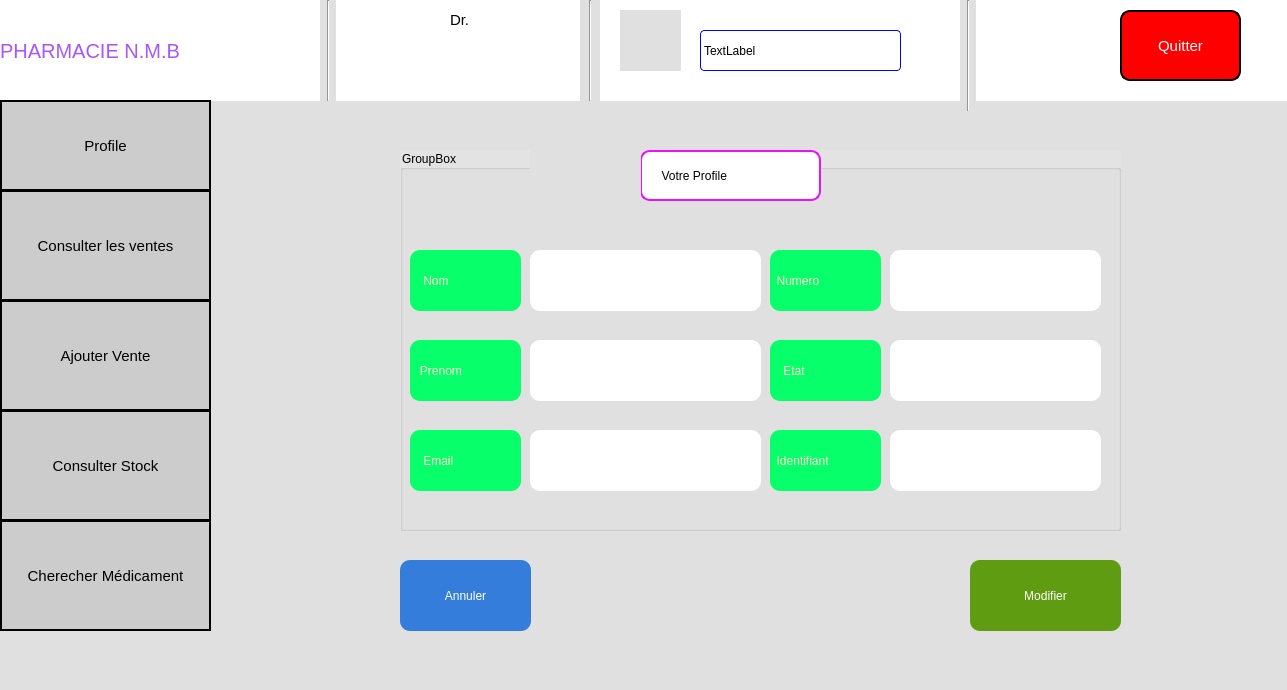
<?xml version="1.0" encoding="UTF-8"?>
<ui version="4.0">
 <class>profil</class>
 <widget class="QDialog" name="profil">
  <property name="geometry">
   <rect>
    <x>0</x>
    <y>0</y>
    <width>1287</width>
    <height>690</height>
   </rect>
  </property>
  <property name="windowTitle">
   <string>Dialog</string>
  </property>
  <property name="styleSheet">
   <string notr="true">
background-color: rgb(224, 224, 224);</string>
  </property>
  <widget class="Line" name="line_4">
   <property name="geometry">
    <rect>
     <x>580</x>
     <y>0</y>
     <width>20</width>
     <height>101</height>
    </rect>
   </property>
   <property name="orientation">
    <enum>Qt::Vertical</enum>
   </property>
  </widget>
  <widget class="Line" name="line">
   <property name="geometry">
    <rect>
     <x>960</x>
     <y>0</y>
     <width>16</width>
     <height>111</height>
    </rect>
   </property>
   <property name="orientation">
    <enum>Qt::Vertical</enum>
   </property>
  </widget>
  <widget class="QLabel" name="label_7">
   <property name="geometry">
    <rect>
     <x>1010</x>
     <y>10</y>
     <width>71</width>
     <height>71</height>
    </rect>
   </property>
   <property name="styleSheet">
    <string notr="true">background-color: white;</string>
   </property>
   <property name="text">
    <string/>
   </property>
   <property name="pixmap">
    <pixmap resource="ressource.qrc">:/res/image/R (1).png</pixmap>
   </property>
   <property name="scaledContents">
    <bool>true</bool>
   </property>
  </widget>
  <widget class="QPushButton" name="pushButton_4">
   <property name="geometry">
    <rect>
     <x>0</x>
     <y>520</y>
     <width>211</width>
     <height>111</height>
    </rect>
   </property>
   <property name="styleSheet">
    <string notr="true">font-size:15px;border:2px solid black;
background-color: rgb(204, 204, 204);</string>
   </property>
   <property name="text">
    <string>Cherecher Médicament</string>
   </property>
  </widget>
  <widget class="QPushButton" name="pushButton_ajouter_Vente">
   <property name="geometry">
    <rect>
     <x>0</x>
     <y>300</y>
     <width>211</width>
     <height>111</height>
    </rect>
   </property>
   <property name="styleSheet">
    <string notr="true">
font-size:15px;border:2px solid black;
background-color: rgb(204, 204, 204);</string>
   </property>
   <property name="text">
    <string>Ajouter Vente</string>
   </property>
  </widget>
  <widget class="QLabel" name="label_2">
   <property name="geometry">
    <rect>
     <x>0</x>
     <y>0</y>
     <width>301</width>
     <height>101</height>
    </rect>
   </property>
   <property name="styleSheet">
    <string notr="true">background-color: rgb(255, 255, 255);font-size:20px;
font: 20pt &quot;Segoe Script&quot;;color:rgb(170, 85, 255)</string>
   </property>
   <property name="text">
    <string>PHARMACIE N.M.B</string>
   </property>
  </widget>
  <widget class="QLabel" name="label_5">
   <property name="geometry">
    <rect>
     <x>620</x>
     <y>10</y>
     <width>61</width>
     <height>61</height>
    </rect>
   </property>
   <property name="text">
    <string/>
   </property>
   <property name="pixmap">
    <pixmap resource="ressource.qrc">:/res/image/OIP (3).jpeg</pixmap>
   </property>
   <property name="scaledContents">
    <bool>true</bool>
   </property>
  </widget>
  <widget class="QPushButton" name="pushButton_6">
   <property name="geometry">
    <rect>
     <x>1120</x>
     <y>10</y>
     <width>121</width>
     <height>71</height>
    </rect>
   </property>
   <property name="styleSheet">
    <string notr="true">background-color:red;font-size:15px;border:2px solid black;color:white;border-radius:10px;</string>
   </property>
   <property name="text">
    <string>Quitter</string>
   </property>
  </widget>
  <widget class="QPushButton" name="pushButton_afficher_vente">
   <property name="geometry">
    <rect>
     <x>0</x>
     <y>190</y>
     <width>211</width>
     <height>111</height>
    </rect>
   </property>
   <property name="styleSheet">
    <string notr="true">font-size:15px;border:2px solid black;
background-color: rgb(204, 204, 204);</string>
   </property>
   <property name="text">
    <string>Consulter les ventes</string>
   </property>
  </widget>
  <widget class="QLabel" name="label_3">
   <property name="geometry">
    <rect>
     <x>290</x>
     <y>0</y>
     <width>1011</width>
     <height>101</height>
    </rect>
   </property>
   <property name="styleSheet">
    <string notr="true">background-color: rgb(255, 255, 255);</string>
   </property>
   <property name="text">
    <string/>
   </property>
  </widget>
  <widget class="QLabel" name="label_6">
   <property name="geometry">
    <rect>
     <x>450</x>
     <y>10</y>
     <width>101</width>
     <height>20</height>
    </rect>
   </property>
   <property name="styleSheet">
    <string notr="true">background-color: rgb(255, 255, 255);font-size:15px;
font: 600 16pt &quot;Segoe UI Variable Text Semibold&quot;;</string>
   </property>
   <property name="text">
    <string>Dr.</string>
   </property>
  </widget>
  <widget class="QPushButton" name="ButtonProfil">
   <property name="geometry">
    <rect>
     <x>0</x>
     <y>100</y>
     <width>211</width>
     <height>91</height>
    </rect>
   </property>
   <property name="styleSheet">
    <string notr="true">font-size:15px;border:2px solid black;
background-color: rgb(204, 204, 204);</string>
   </property>
   <property name="text">
    <string>Profile</string>
   </property>
  </widget>
  <widget class="Line" name="line_2">
   <property name="geometry">
    <rect>
     <x>320</x>
     <y>0</y>
     <width>16</width>
     <height>101</height>
    </rect>
   </property>
   <property name="orientation">
    <enum>Qt::Vertical</enum>
   </property>
  </widget>
  <widget class="QLabel" name="nome_user">
   <property name="geometry">
    <rect>
     <x>450</x>
     <y>50</y>
     <width>101</width>
     <height>20</height>
    </rect>
   </property>
   <property name="styleSheet">
    <string notr="true">background-color:white;
font: 14pt &quot;Segoe Fluent Icons&quot;;</string>
   </property>
   <property name="text">
    <string/>
   </property>
  </widget>
  <widget class="QPushButton" name="pushButton_stock">
   <property name="geometry">
    <rect>
     <x>0</x>
     <y>410</y>
     <width>211</width>
     <height>111</height>
    </rect>
   </property>
   <property name="styleSheet">
    <string notr="true">font-size:15px;border:2px solid black;
background-color: rgb(204, 204, 204);</string>
   </property>
   <property name="text">
    <string>Consulter Stock</string>
   </property>
  </widget>
  <widget class="QLabel" name="label_8">
   <property name="geometry">
    <rect>
     <x>640</x>
     <y>150</y>
     <width>181</width>
     <height>51</height>
    </rect>
   </property>
   <property name="styleSheet">
    <string notr="true">font: 20pt &quot;Rockwell&quot;;
background-color: rgb(255, 255, 255);
border:2px solid rgb(235, 15, 255);
border-radius:10px;
</string>
   </property>
   <property name="text">
    <string>     Votre Profile</string>
   </property>
  </widget>
  <widget class="QLabel" name="label_4">
   <property name="geometry">
    <rect>
     <x>530</x>
     <y>120</y>
     <width>111</width>
     <height>121</height>
    </rect>
   </property>
   <property name="styleSheet">
    <string notr="true"/>
   </property>
   <property name="text">
    <string/>
   </property>
   <property name="pixmap">
    <pixmap resource="ressource.qrc">:/res/image/R.png</pixmap>
   </property>
   <property name="scaledContents">
    <bool>true</bool>
   </property>
  </widget>
  <widget class="QGroupBox" name="groupBox">
   <property name="geometry">
    <rect>
     <x>400</x>
     <y>150</y>
     <width>721</width>
     <height>381</height>
    </rect>
   </property>
   <property name="styleSheet">
    <string notr="true">background-color: rgb(227, 227, 227);</string>
   </property>
   <property name="title">
    <string>GroupBox</string>
   </property>
   <widget class="QLabel" name="label_nom">
    <property name="geometry">
     <rect>
      <x>130</x>
      <y>100</y>
      <width>231</width>
      <height>61</height>
     </rect>
    </property>
    <property name="styleSheet">
     <string notr="true">background-color: rgb(255, 255, 255);border-radius:10px;font: 18pt &quot;Segoe Fluent Icons&quot;;</string>
    </property>
    <property name="text">
     <string/>
    </property>
   </widget>
   <widget class="QLabel" name="label_prenom">
    <property name="geometry">
     <rect>
      <x>130</x>
      <y>190</y>
      <width>231</width>
      <height>61</height>
     </rect>
    </property>
    <property name="styleSheet">
     <string notr="true">background-color: rgb(255, 255, 255);border-radius:10px;font: 18pt &quot;Segoe Fluent Icons&quot;;</string>
    </property>
    <property name="text">
     <string/>
    </property>
   </widget>
   <widget class="QLabel" name="label_10">
    <property name="geometry">
     <rect>
      <x>10</x>
      <y>190</y>
      <width>111</width>
      <height>61</height>
     </rect>
    </property>
    <property name="styleSheet">
     <string notr="true">font: 18pt &quot;Baskerville Old Face&quot;;
background-color: rgb(7, 255, 106);
color: rgb(255, 254, 211);border-radius:10px;</string>
    </property>
    <property name="text">
     <string>   Prenom</string>
    </property>
   </widget>
   <widget class="QLabel" name="label_numero">
    <property name="geometry">
     <rect>
      <x>490</x>
      <y>100</y>
      <width>211</width>
      <height>61</height>
     </rect>
    </property>
    <property name="styleSheet">
     <string notr="true">background-color: rgb(255, 255, 255);border-radius:10px;font: 18pt &quot;Segoe Fluent Icons&quot;;</string>
    </property>
    <property name="text">
     <string/>
    </property>
   </widget>
   <widget class="QLabel" name="label_etat">
    <property name="geometry">
     <rect>
      <x>490</x>
      <y>190</y>
      <width>211</width>
      <height>61</height>
     </rect>
    </property>
    <property name="styleSheet">
     <string notr="true">background-color: rgb(255, 255, 255);border-radius:10px;font: 18pt &quot;Segoe Fluent Icons&quot;;</string>
    </property>
    <property name="text">
     <string/>
    </property>
   </widget>
   <widget class="QLabel" name="label_identifiant">
    <property name="geometry">
     <rect>
      <x>490</x>
      <y>280</y>
      <width>211</width>
      <height>61</height>
     </rect>
    </property>
    <property name="styleSheet">
     <string notr="true">background-color: rgb(255, 255, 255);border-radius:10px;font: 18pt &quot;Segoe Fluent Icons&quot;;</string>
    </property>
    <property name="text">
     <string/>
    </property>
   </widget>
   <widget class="QLabel" name="label_12">
    <property name="geometry">
     <rect>
      <x>370</x>
      <y>100</y>
      <width>111</width>
      <height>61</height>
     </rect>
    </property>
    <property name="styleSheet">
     <string notr="true">font: 18pt &quot;Baskerville Old Face&quot;;
background-color: rgb(7, 255, 106);
color: rgb(255, 254, 211);border-radius:10px;</string>
    </property>
    <property name="text">
     <string>  Numero</string>
    </property>
   </widget>
   <widget class="QLabel" name="label_13">
    <property name="geometry">
     <rect>
      <x>370</x>
      <y>190</y>
      <width>111</width>
      <height>61</height>
     </rect>
    </property>
    <property name="styleSheet">
     <string notr="true">font: 18pt &quot;Baskerville Old Face&quot;;
background-color: rgb(7, 255, 106);
color: rgb(255, 254, 211);border-radius:10px;</string>
    </property>
    <property name="text">
     <string>    Etat</string>
    </property>
   </widget>
   <widget class="QLabel" name="label_14">
    <property name="geometry">
     <rect>
      <x>370</x>
      <y>280</y>
      <width>111</width>
      <height>61</height>
     </rect>
    </property>
    <property name="styleSheet">
     <string notr="true">font: 18pt &quot;Baskerville Old Face&quot;;
background-color: rgb(7, 255, 106);
color: rgb(255, 254, 211);border-radius:10px;</string>
    </property>
    <property name="text">
     <string>  Identifiant</string>
    </property>
   </widget>
   <widget class="QLabel" name="label_9">
    <property name="geometry">
     <rect>
      <x>10</x>
      <y>100</y>
      <width>111</width>
      <height>61</height>
     </rect>
    </property>
    <property name="styleSheet">
     <string notr="true">font: 18pt &quot;Baskerville Old Face&quot;;
background-color: rgb(7, 255, 106);
color: rgb(255, 254, 211);border-radius:10px;</string>
    </property>
    <property name="text">
     <string>    Nom</string>
    </property>
   </widget>
   <widget class="QLabel" name="label_email">
    <property name="geometry">
     <rect>
      <x>130</x>
      <y>280</y>
      <width>231</width>
      <height>61</height>
     </rect>
    </property>
    <property name="styleSheet">
     <string notr="true">background-color: rgb(255, 255, 255);border-radius:10px;font: 12pt &quot;Segoe Fluent Icons&quot;;</string>
    </property>
    <property name="text">
     <string/>
    </property>
   </widget>
   <widget class="QLabel" name="label_11">
    <property name="geometry">
     <rect>
      <x>10</x>
      <y>280</y>
      <width>111</width>
      <height>61</height>
     </rect>
    </property>
    <property name="styleSheet">
     <string notr="true">font: 18pt &quot;Baskerville Old Face&quot;;
background-color: rgb(7, 255, 106);
color: rgb(255, 254, 211);border-radius:10px;</string>
    </property>
    <property name="text">
     <string>    Email</string>
    </property>
   </widget>
  </widget>
  <widget class="QPushButton" name="pushButton_GotoModifier">
   <property name="geometry">
    <rect>
     <x>970</x>
     <y>560</y>
     <width>151</width>
     <height>71</height>
    </rect>
   </property>
   <property name="styleSheet">
    <string notr="true">font: 800 20pt &quot;Rockwell Extra Bold&quot;;
background-color: rgb(96, 156, 18);;color:white;border-radius:10px;</string>
   </property>
   <property name="text">
    <string>Modifier</string>
   </property>
  </widget>
  <widget class="QPushButton" name="pushButton_Annulerconsulter">
   <property name="geometry">
    <rect>
     <x>400</x>
     <y>560</y>
     <width>131</width>
     <height>71</height>
    </rect>
   </property>
   <property name="styleSheet">
    <string notr="true">background-color: rgb(53, 125, 218);color:white;border-radius:10px;
font: 900 20pt &quot;Arial Black&quot;;</string>
   </property>
   <property name="text">
    <string>Annuler</string>
   </property>
  </widget>
  <widget class="QLabel" name="label_17">
   <property name="geometry">
    <rect>
     <x>360</x>
     <y>10</y>
     <width>71</width>
     <height>81</height>
    </rect>
   </property>
   <property name="styleSheet">
    <string notr="true">background-color: rgb(255, 255, 255);</string>
   </property>
   <property name="text">
    <string/>
   </property>
   <property name="pixmap">
    <pixmap resource="ressource.qrc">:/res/image/WhatsApp Image 2024-04-30 à 20.55.44_6b270705.jpg</pixmap>
   </property>
   <property name="scaledContents">
    <bool>true</bool>
   </property>
  </widget>
  <widget class="QLabel" name="label_date">
   <property name="geometry">
    <rect>
     <x>700</x>
     <y>30</y>
     <width>201</width>
     <height>41</height>
    </rect>
   </property>
   <property name="styleSheet">
    <string notr="true">border:1px solid blue;border-radius:4px;
font: 14pt &quot;Rockwell&quot;;
background-color: rgb(255, 255, 255);</string>
   </property>
   <property name="text">
    <string>TextLabel</string>
   </property>
  </widget>
  <widget class="QLabel" name="label_15">
   <property name="geometry">
    <rect>
     <x>240</x>
     <y>10</y>
     <width>61</width>
     <height>81</height>
    </rect>
   </property>
   <property name="styleSheet">
    <string notr="true">background-color: rgb(255, 255, 255);</string>
   </property>
   <property name="text">
    <string/>
   </property>
   <property name="pixmap">
    <pixmap resource="ressource.qrc">:/res/image/devenir-pharmacien-921x1024.png</pixmap>
   </property>
   <property name="scaledContents">
    <bool>true</bool>
   </property>
  </widget>
  <zorder>label_2</zorder>
  <zorder>label_3</zorder>
  <zorder>groupBox</zorder>
  <zorder>line_4</zorder>
  <zorder>line</zorder>
  <zorder>label_7</zorder>
  <zorder>pushButton_4</zorder>
  <zorder>pushButton_ajouter_Vente</zorder>
  <zorder>label_5</zorder>
  <zorder>pushButton_6</zorder>
  <zorder>pushButton_afficher_vente</zorder>
  <zorder>label_6</zorder>
  <zorder>ButtonProfil</zorder>
  <zorder>line_2</zorder>
  <zorder>nome_user</zorder>
  <zorder>pushButton_stock</zorder>
  <zorder>label_8</zorder>
  <zorder>label_4</zorder>
  <zorder>pushButton_GotoModifier</zorder>
  <zorder>pushButton_Annulerconsulter</zorder>
  <zorder>label_17</zorder>
  <zorder>label_date</zorder>
  <zorder>label_15</zorder>
 </widget>
 <resources>
  <include location="ressource.qrc"/>
 </resources>
 <connections/>
</ui>
